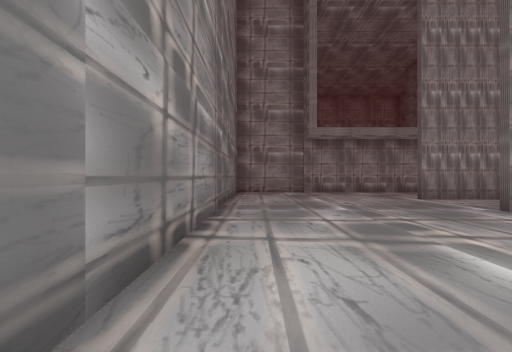
view 1 (above)

15 first-person views from a walk through a Unity game level. The camera is 1.2 m above the floor, looks level and sees 70° across. The floor is counted in squares, 2 m on a side. Each view is taken from the middle of a square. On the plan, view 1 faces up. The plan holds only what a view shows up to about 10 squares ahead; the rest is blank. The place goes on beyond the plan. The player is left out.

view 2
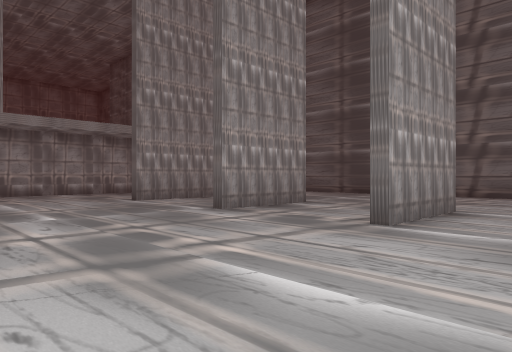

view 3
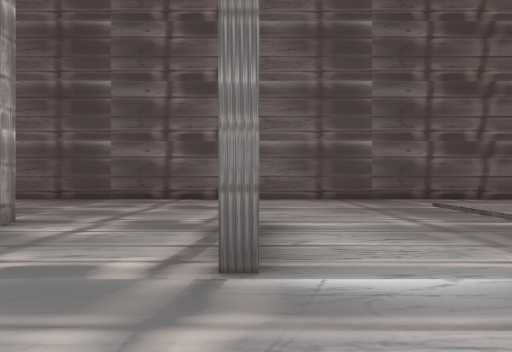

view 4
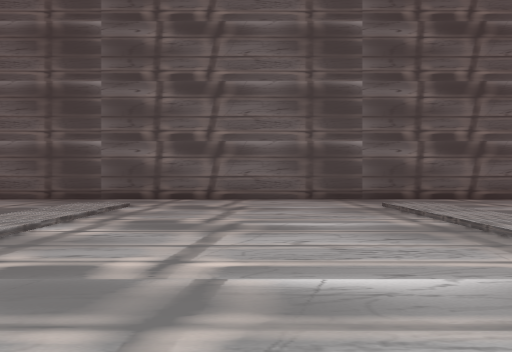

view 5
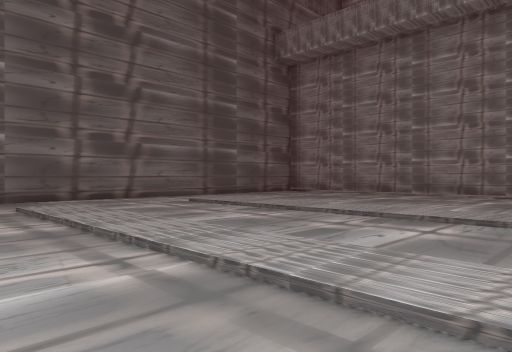

view 6
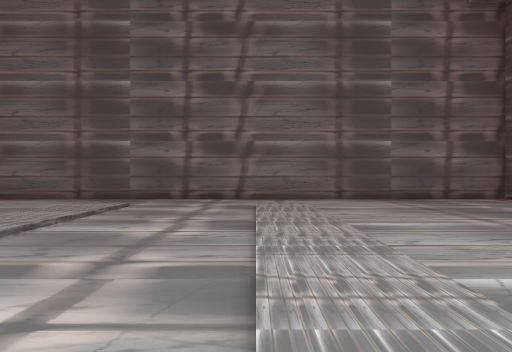

view 7
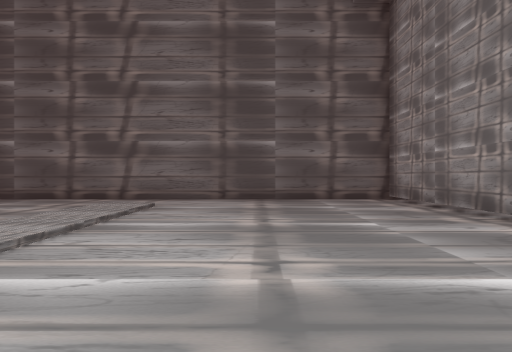

view 8
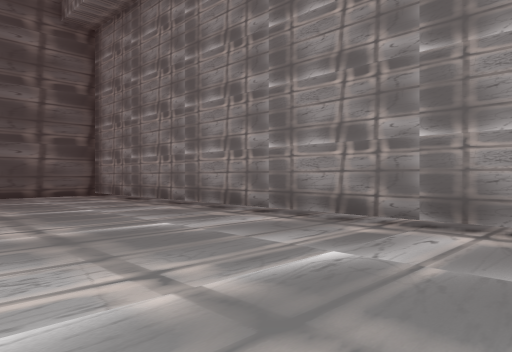

view 9
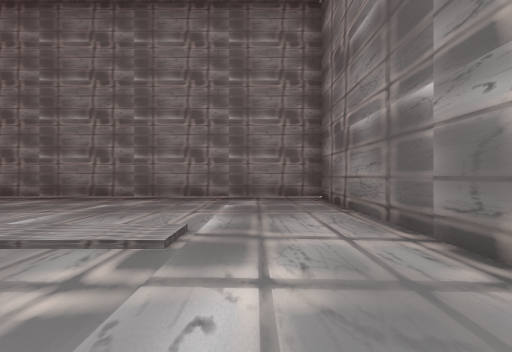

view 10
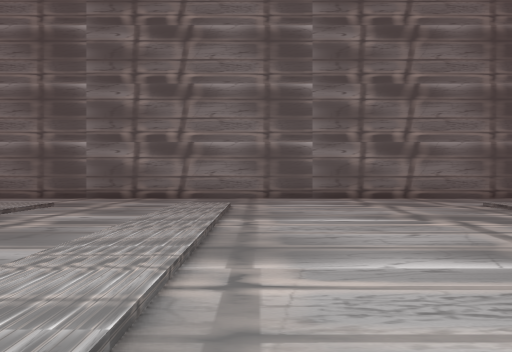

view 11
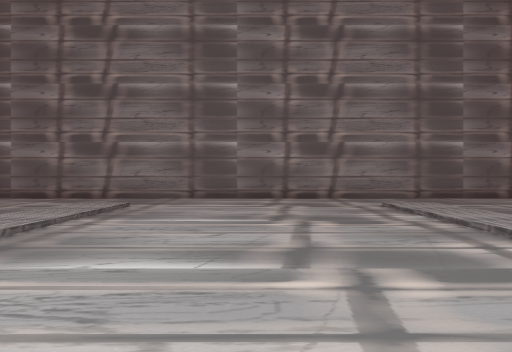

view 12
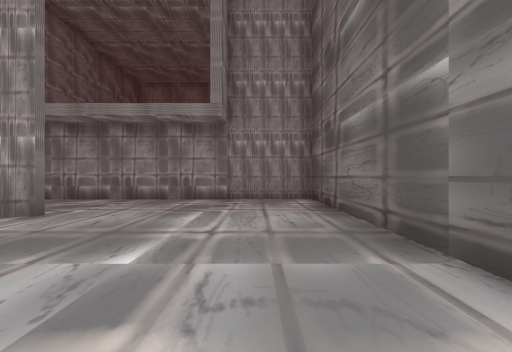

view 13
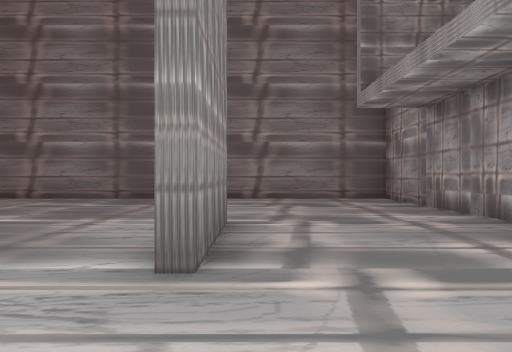

view 14
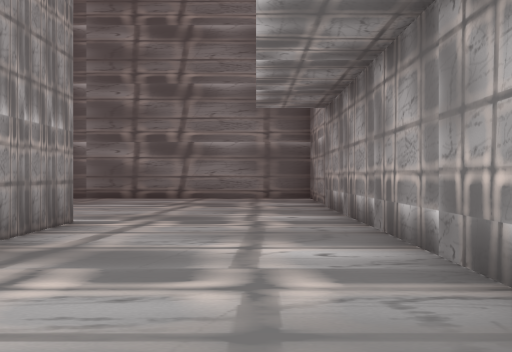

view 15
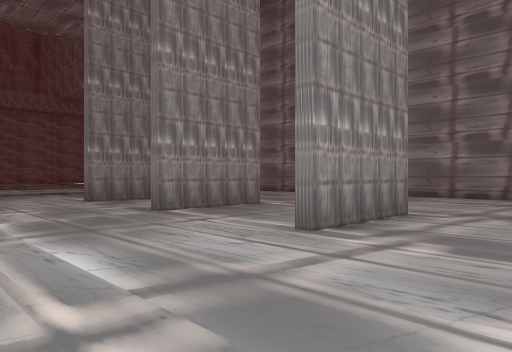

### Floor plan
Key: @ floor where view 1 was taken; # wall or solid block; . main floor; : floor 0.25 m higher than the main floor; / step, stairs or slope.
Columns run from 1 left of view 1 to 12 right of it. Each row starts with its distance up from view 1.
 14 ##############
 13 #............#
 12 #............#
 11 #............#
 10 #.....##.....#
  9 #............#
  8 #............#
  7 #............#
  6 #.....##.....#
  5 #............#
  4 #............#
  3 #.....##.....#
  2 #............#
  1 #............#
  0 #@...  ......#
 -1 #..::::::::..#
 -2 #............#
 -3 #............#
 -4 #............#
 -5 #............#
 -6 #............#
 -7 #..::::::::..#
 -8 #............#
 -9 #............#
-10 #..////////..#
-11 #..////////..#
-12 #............#
-13 #............#
-14 #............#
-15 #............#
-16 #............#
-17 ##############

Where each view was taken, in squares from view 1:
view 1: 0 up, 0 right, facing up
view 2: 1 up, 0 right, facing up-right
view 3: 3 up, 2 right, facing right
view 4: 4 down, 2 right, facing right
view 5: 5 down, 2 right, facing down-right
view 6: 10 down, 2 right, facing right
view 7: 13 down, 2 right, facing right
view 8: 12 down, 0 right, facing down-right
view 9: 7 down, 1 right, facing down
view 10: 6 down, 9 right, facing left
view 11: 4 down, 9 right, facing left
view 12: 4 up, 10 right, facing up
view 13: 10 up, 9 right, facing left
view 14: 12 up, 9 right, facing left
view 15: 12 up, 10 right, facing down-left
